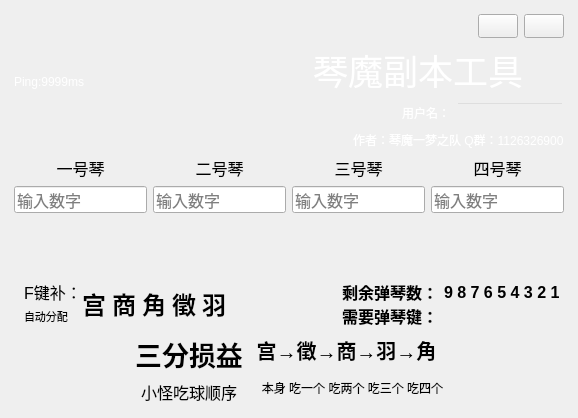
<?xml version="1.0" encoding="UTF-8"?>
<ui version="4.0">
 <class>MainWindow</class>
 <widget class="QMainWindow" name="MainWindow">
  <property name="geometry">
   <rect>
    <x>0</x>
    <y>0</y>
    <width>578</width>
    <height>387</height>
   </rect>
  </property>
  <property name="mouseTracking">
   <bool>true</bool>
  </property>
  <property name="windowTitle">
   <string>琴魔副本工具</string>
  </property>
  <widget class="QWidget" name="centralwidget">
   <property name="mouseTracking">
    <bool>true</bool>
   </property>
   <layout class="QVBoxLayout" name="verticalLayout_5" stretch="0,1,0,1,0">
    <property name="leftMargin">
     <number>14</number>
    </property>
    <property name="topMargin">
     <number>14</number>
    </property>
    <property name="rightMargin">
     <number>14</number>
    </property>
    <property name="bottomMargin">
     <number>14</number>
    </property>
    <item>
     <layout class="QHBoxLayout" name="horizontalLayout_7" stretch="1,0">
      <item>
       <widget class="QLabel" name="label">
        <property name="font">
         <font>
          <pointsize>9</pointsize>
         </font>
        </property>
        <property name="styleSheet">
         <string notr="true">color: rgb(255, 255, 255);</string>
        </property>
        <property name="text">
         <string>Ping:9999ms</string>
        </property>
       </widget>
      </item>
      <item>
       <layout class="QVBoxLayout" name="verticalLayout_10">
        <item>
         <layout class="QHBoxLayout" name="horizontalLayout_11" stretch="1,0,0">
          <item>
           <spacer name="horizontalSpacer">
            <property name="orientation">
             <enum>Qt::Horizontal</enum>
            </property>
            <property name="sizeHint" stdset="0">
             <size>
              <width>0</width>
              <height>0</height>
             </size>
            </property>
           </spacer>
          </item>
          <item>
           <widget class="QPushButton" name="pushButton">
            <property name="sizePolicy">
             <sizepolicy hsizetype="Fixed" vsizetype="Fixed">
              <horstretch>0</horstretch>
              <verstretch>0</verstretch>
             </sizepolicy>
            </property>
            <property name="minimumSize">
             <size>
              <width>0</width>
              <height>24</height>
             </size>
            </property>
            <property name="styleSheet">
             <string notr="true">QPushButton{border-image: url(:/new/prefix1/min.png);}
QPushButton:hover{border-image: url(:/new/prefix1/min_hover.png);}
QPushButton:pressed{border-image: url(:/new/prefix1/min_pressed.png);}
</string>
            </property>
            <property name="text">
             <string/>
            </property>
           </widget>
          </item>
          <item>
           <widget class="QPushButton" name="pushButton_3">
            <property name="sizePolicy">
             <sizepolicy hsizetype="Minimum" vsizetype="Minimum">
              <horstretch>0</horstretch>
              <verstretch>0</verstretch>
             </sizepolicy>
            </property>
            <property name="minimumSize">
             <size>
              <width>0</width>
              <height>24</height>
             </size>
            </property>
            <property name="styleSheet">
             <string notr="true">QPushButton{border-image: url(:/new/prefix1/close.png);}
QPushButton:hover{border-image: url(:/new/prefix1/close_hover.png);}
QPushButton:pressed{border-image:url(:/new/prefix1/close_pressed.png);}</string>
            </property>
            <property name="text">
             <string/>
            </property>
           </widget>
          </item>
         </layout>
        </item>
        <item>
         <widget class="QLabel" name="label_26">
          <property name="font">
           <font>
            <pointsize>26</pointsize>
           </font>
          </property>
          <property name="styleSheet">
           <string notr="true">color: rgb(255, 255, 255);</string>
          </property>
          <property name="text">
           <string>琴魔副本工具</string>
          </property>
         </widget>
        </item>
        <item>
         <layout class="QHBoxLayout" name="horizontalLayout_8">
          <item>
           <spacer name="horizontalSpacer_8">
            <property name="orientation">
             <enum>Qt::Horizontal</enum>
            </property>
            <property name="sizeHint" stdset="0">
             <size>
              <width>40</width>
              <height>20</height>
             </size>
            </property>
           </spacer>
          </item>
          <item>
           <widget class="QLabel" name="label_11">
            <property name="styleSheet">
             <string notr="true">color: rgb(255, 255, 255);</string>
            </property>
            <property name="text">
             <string>用户名：</string>
            </property>
           </widget>
          </item>
          <item>
           <widget class="DoubleClickLineEdit" name="lineEdit_5">
            <property name="styleSheet">
             <string notr="true">background-color: rgba(255, 255, 255, 0);
color: rgb(255, 255, 255);</string>
            </property>
            <property name="maxLength">
             <number>10</number>
            </property>
            <property name="readOnly">
             <bool>true</bool>
            </property>
           </widget>
          </item>
         </layout>
        </item>
        <item>
         <layout class="QHBoxLayout" name="horizontalLayout_10">
          <item>
           <spacer name="horizontalSpacer_7">
            <property name="orientation">
             <enum>Qt::Horizontal</enum>
            </property>
            <property name="sizeHint" stdset="0">
             <size>
              <width>40</width>
              <height>20</height>
             </size>
            </property>
           </spacer>
          </item>
          <item>
           <widget class="QLabel" name="label_27">
            <property name="styleSheet">
             <string notr="true">color: rgb(255, 255, 255);</string>
            </property>
            <property name="text">
             <string>作者：琴魔一梦之队 Q群：1126326900</string>
            </property>
           </widget>
          </item>
         </layout>
        </item>
       </layout>
      </item>
     </layout>
    </item>
    <item>
     <layout class="QHBoxLayout" name="horizontalLayout_6" stretch="0">
      <item>
       <layout class="QHBoxLayout" name="horizontalLayout_3">
        <item>
         <layout class="QVBoxLayout" name="verticalLayout_6">
          <item>
           <widget class="QLabel" name="label_22">
            <property name="font">
             <font>
              <pointsize>12</pointsize>
             </font>
            </property>
            <property name="text">
             <string>一号琴</string>
            </property>
            <property name="alignment">
             <set>Qt::AlignCenter</set>
            </property>
           </widget>
          </item>
          <item>
           <widget class="QLineEdit" name="lineEdit">
            <property name="font">
             <font>
              <pointsize>12</pointsize>
             </font>
            </property>
            <property name="acceptDrops">
             <bool>false</bool>
            </property>
            <property name="inputMethodHints">
             <set>Qt::ImhHiddenText</set>
            </property>
            <property name="placeholderText">
             <string>输入数字</string>
            </property>
           </widget>
          </item>
         </layout>
        </item>
        <item>
         <layout class="QVBoxLayout" name="verticalLayout_7">
          <item>
           <widget class="QLabel" name="label_23">
            <property name="font">
             <font>
              <pointsize>12</pointsize>
             </font>
            </property>
            <property name="text">
             <string>二号琴</string>
            </property>
            <property name="alignment">
             <set>Qt::AlignCenter</set>
            </property>
           </widget>
          </item>
          <item>
           <widget class="QLineEdit" name="lineEdit_2">
            <property name="font">
             <font>
              <pointsize>12</pointsize>
             </font>
            </property>
            <property name="acceptDrops">
             <bool>true</bool>
            </property>
            <property name="inputMethodHints">
             <set>Qt::ImhHiddenText</set>
            </property>
            <property name="placeholderText">
             <string>输入数字</string>
            </property>
           </widget>
          </item>
         </layout>
        </item>
        <item>
         <layout class="QVBoxLayout" name="verticalLayout_8">
          <item>
           <widget class="QLabel" name="label_24">
            <property name="font">
             <font>
              <pointsize>12</pointsize>
             </font>
            </property>
            <property name="text">
             <string>三号琴</string>
            </property>
            <property name="alignment">
             <set>Qt::AlignCenter</set>
            </property>
           </widget>
          </item>
          <item>
           <widget class="QLineEdit" name="lineEdit_3">
            <property name="font">
             <font>
              <pointsize>12</pointsize>
             </font>
            </property>
            <property name="acceptDrops">
             <bool>true</bool>
            </property>
            <property name="inputMethodHints">
             <set>Qt::ImhHiddenText</set>
            </property>
            <property name="placeholderText">
             <string>输入数字</string>
            </property>
           </widget>
          </item>
         </layout>
        </item>
        <item>
         <layout class="QVBoxLayout" name="verticalLayout_9">
          <item>
           <widget class="QLabel" name="label_25">
            <property name="font">
             <font>
              <pointsize>12</pointsize>
             </font>
            </property>
            <property name="text">
             <string>四号琴</string>
            </property>
            <property name="alignment">
             <set>Qt::AlignCenter</set>
            </property>
           </widget>
          </item>
          <item>
           <widget class="QLineEdit" name="lineEdit_4">
            <property name="font">
             <font>
              <pointsize>12</pointsize>
             </font>
            </property>
            <property name="acceptDrops">
             <bool>true</bool>
            </property>
            <property name="inputMethodHints">
             <set>Qt::ImhHiddenText</set>
            </property>
            <property name="placeholderText">
             <string>输入数字</string>
            </property>
           </widget>
          </item>
         </layout>
        </item>
       </layout>
      </item>
     </layout>
    </item>
    <item>
     <widget class="QWidget" name="widget" native="true">
      <layout class="QHBoxLayout" name="horizontalLayout_5">
       <property name="leftMargin">
        <number>0</number>
       </property>
       <property name="topMargin">
        <number>0</number>
       </property>
       <property name="rightMargin">
        <number>0</number>
       </property>
       <property name="bottomMargin">
        <number>0</number>
       </property>
       <item>
        <widget class="ColorLabel" name="label_7">
         <property name="font">
          <font>
           <pointsize>12</pointsize>
          </font>
         </property>
         <property name="text">
          <string>&#10;&#10;</string>
         </property>
         <property name="textFormat">
          <enum>Qt::AutoText</enum>
         </property>
        </widget>
       </item>
       <item>
        <widget class="ColorLabel" name="label_8">
         <property name="font">
          <font>
           <pointsize>12</pointsize>
          </font>
         </property>
         <property name="text">
          <string>&#10;&#10;</string>
         </property>
         <property name="textFormat">
          <enum>Qt::AutoText</enum>
         </property>
        </widget>
       </item>
       <item>
        <widget class="ColorLabel" name="label_9">
         <property name="font">
          <font>
           <pointsize>12</pointsize>
          </font>
         </property>
         <property name="text">
          <string>&#10;&#10;</string>
         </property>
         <property name="textFormat">
          <enum>Qt::AutoText</enum>
         </property>
        </widget>
       </item>
       <item>
        <widget class="ColorLabel" name="label_10">
         <property name="font">
          <font>
           <pointsize>12</pointsize>
          </font>
         </property>
         <property name="text">
          <string>&#10;&#10;</string>
         </property>
         <property name="textFormat">
          <enum>Qt::AutoText</enum>
         </property>
        </widget>
       </item>
      </layout>
     </widget>
    </item>
    <item>
     <layout class="QHBoxLayout" name="horizontalLayout_9">
      <item>
       <layout class="QHBoxLayout" name="horizontalLayout" stretch="0,0,0,0,0,0,0,0,0,0">
        <property name="spacing">
         <number>0</number>
        </property>
        <item>
         <layout class="QVBoxLayout" name="verticalLayout_4" stretch="1,1">
          <property name="spacing">
           <number>0</number>
          </property>
          <property name="leftMargin">
           <number>10</number>
          </property>
          <property name="topMargin">
           <number>0</number>
          </property>
          <property name="bottomMargin">
           <number>0</number>
          </property>
          <item>
           <widget class="QLabel" name="label_15">
            <property name="font">
             <font>
              <pointsize>12</pointsize>
             </font>
            </property>
            <property name="text">
             <string>F键补：</string>
            </property>
           </widget>
          </item>
          <item>
           <widget class="QLabel" name="label_14">
            <property name="font">
             <font>
              <pointsize>8</pointsize>
             </font>
            </property>
            <property name="text">
             <string>自动分配</string>
            </property>
           </widget>
          </item>
         </layout>
        </item>
        <item alignment="Qt::AlignVCenter">
         <widget class="ColorLabel" name="label_2">
          <property name="font">
           <font>
            <family>Arial</family>
            <pointsize>18</pointsize>
            <weight>75</weight>
            <bold>true</bold>
           </font>
          </property>
          <property name="contextMenuPolicy">
           <enum>Qt::DefaultContextMenu</enum>
          </property>
          <property name="text">
           <string>宫</string>
          </property>
         </widget>
        </item>
        <item>
         <spacer name="horizontalSpacer_3">
          <property name="orientation">
           <enum>Qt::Horizontal</enum>
          </property>
          <property name="sizeType">
           <enum>QSizePolicy::Minimum</enum>
          </property>
          <property name="sizeHint" stdset="0">
           <size>
            <width>6</width>
            <height>0</height>
           </size>
          </property>
         </spacer>
        </item>
        <item alignment="Qt::AlignVCenter">
         <widget class="ColorLabel" name="label_3">
          <property name="font">
           <font>
            <family>Arial</family>
            <pointsize>18</pointsize>
            <weight>75</weight>
            <bold>true</bold>
           </font>
          </property>
          <property name="contextMenuPolicy">
           <enum>Qt::DefaultContextMenu</enum>
          </property>
          <property name="toolTip">
           <string>&lt;html&gt;&lt;head/&gt;&lt;body&gt;&lt;p&gt;&lt;img src=&quot;:/new/prefix1/pic.png&quot;/&gt;&lt;/p&gt;&lt;/body&gt;&lt;/html&gt;</string>
          </property>
          <property name="text">
           <string>商</string>
          </property>
         </widget>
        </item>
        <item>
         <spacer name="horizontalSpacer_4">
          <property name="orientation">
           <enum>Qt::Horizontal</enum>
          </property>
          <property name="sizeType">
           <enum>QSizePolicy::Minimum</enum>
          </property>
          <property name="sizeHint" stdset="0">
           <size>
            <width>6</width>
            <height>0</height>
           </size>
          </property>
         </spacer>
        </item>
        <item alignment="Qt::AlignVCenter">
         <widget class="ColorLabel" name="label_4">
          <property name="font">
           <font>
            <family>Arial</family>
            <pointsize>18</pointsize>
            <weight>75</weight>
            <bold>true</bold>
           </font>
          </property>
          <property name="contextMenuPolicy">
           <enum>Qt::DefaultContextMenu</enum>
          </property>
          <property name="text">
           <string>角</string>
          </property>
         </widget>
        </item>
        <item>
         <spacer name="horizontalSpacer_5">
          <property name="orientation">
           <enum>Qt::Horizontal</enum>
          </property>
          <property name="sizeType">
           <enum>QSizePolicy::Minimum</enum>
          </property>
          <property name="sizeHint" stdset="0">
           <size>
            <width>6</width>
            <height>0</height>
           </size>
          </property>
         </spacer>
        </item>
        <item alignment="Qt::AlignVCenter">
         <widget class="ColorLabel" name="label_5">
          <property name="font">
           <font>
            <family>Arial</family>
            <pointsize>18</pointsize>
            <weight>75</weight>
            <bold>true</bold>
           </font>
          </property>
          <property name="contextMenuPolicy">
           <enum>Qt::DefaultContextMenu</enum>
          </property>
          <property name="text">
           <string>徵</string>
          </property>
         </widget>
        </item>
        <item>
         <spacer name="horizontalSpacer_6">
          <property name="orientation">
           <enum>Qt::Horizontal</enum>
          </property>
          <property name="sizeType">
           <enum>QSizePolicy::Minimum</enum>
          </property>
          <property name="sizeHint" stdset="0">
           <size>
            <width>6</width>
            <height>0</height>
           </size>
          </property>
         </spacer>
        </item>
        <item alignment="Qt::AlignVCenter">
         <widget class="ColorLabel" name="label_6">
          <property name="font">
           <font>
            <family>Arial</family>
            <pointsize>18</pointsize>
            <weight>75</weight>
            <bold>true</bold>
           </font>
          </property>
          <property name="contextMenuPolicy">
           <enum>Qt::DefaultContextMenu</enum>
          </property>
          <property name="text">
           <string>羽</string>
          </property>
         </widget>
        </item>
       </layout>
      </item>
      <item>
       <spacer name="horizontalSpacer_2">
        <property name="orientation">
         <enum>Qt::Horizontal</enum>
        </property>
        <property name="sizeHint" stdset="0">
         <size>
          <width>0</width>
          <height>0</height>
         </size>
        </property>
       </spacer>
      </item>
      <item>
       <layout class="QHBoxLayout" name="horizontalLayout_4" stretch="6,10">
        <item>
         <layout class="QVBoxLayout" name="verticalLayout_2">
          <property name="spacing">
           <number>0</number>
          </property>
          <item>
           <widget class="QLabel" name="label_16">
            <property name="font">
             <font>
              <pointsize>12</pointsize>
              <weight>75</weight>
              <bold>true</bold>
             </font>
            </property>
            <property name="text">
             <string>剩余弹琴数：</string>
            </property>
           </widget>
          </item>
          <item>
           <widget class="QLabel" name="label_17">
            <property name="font">
             <font>
              <pointsize>12</pointsize>
              <weight>75</weight>
              <bold>true</bold>
             </font>
            </property>
            <property name="toolTip">
             <string>&lt;html&gt;&lt;head/&gt;&lt;body&gt;&lt;p&gt;按ctrl+数字键盘12345，来对应琴魔头顶的宫商角徵羽&lt;/p&gt;&lt;/body&gt;&lt;/html&gt;</string>
            </property>
            <property name="text">
             <string>需要弹琴键：</string>
            </property>
           </widget>
          </item>
         </layout>
        </item>
        <item>
         <layout class="QVBoxLayout" name="verticalLayout">
          <property name="spacing">
           <number>0</number>
          </property>
          <item>
           <widget class="QLabel" name="label_12">
            <property name="font">
             <font>
              <pointsize>12</pointsize>
              <weight>75</weight>
              <bold>true</bold>
             </font>
            </property>
            <property name="text">
             <string>9 8 7 6 5 4 3 2 1 </string>
            </property>
           </widget>
          </item>
          <item>
           <widget class="QLabel" name="label_13">
            <property name="font">
             <font>
              <pointsize>12</pointsize>
              <weight>75</weight>
              <bold>true</bold>
             </font>
            </property>
            <property name="text">
             <string/>
            </property>
           </widget>
          </item>
         </layout>
        </item>
       </layout>
      </item>
     </layout>
    </item>
    <item>
     <widget class="QWidget" name="widget_2" native="true">
      <layout class="QHBoxLayout" name="horizontalLayout_2">
       <property name="leftMargin">
        <number>0</number>
       </property>
       <property name="topMargin">
        <number>0</number>
       </property>
       <property name="rightMargin">
        <number>0</number>
       </property>
       <property name="bottomMargin">
        <number>0</number>
       </property>
       <item>
        <spacer name="horizontalSpacer_9">
         <property name="orientation">
          <enum>Qt::Horizontal</enum>
         </property>
         <property name="sizeHint" stdset="0">
          <size>
           <width>40</width>
           <height>20</height>
          </size>
         </property>
        </spacer>
       </item>
       <item>
        <layout class="QVBoxLayout" name="verticalLayout_11">
         <item>
          <widget class="QLabel" name="label_18">
           <property name="font">
            <font>
             <pointsize>20</pointsize>
             <weight>75</weight>
             <bold>true</bold>
            </font>
           </property>
           <property name="text">
            <string>三分损益</string>
           </property>
           <property name="alignment">
            <set>Qt::AlignCenter</set>
           </property>
          </widget>
         </item>
         <item>
          <widget class="QLabel" name="label_19">
           <property name="font">
            <font>
             <pointsize>12</pointsize>
            </font>
           </property>
           <property name="text">
            <string>小怪吃球顺序</string>
           </property>
           <property name="alignment">
            <set>Qt::AlignCenter</set>
           </property>
          </widget>
         </item>
        </layout>
       </item>
       <item>
        <layout class="QVBoxLayout" name="verticalLayout_12">
         <item>
          <widget class="QLabel" name="label_20">
           <property name="font">
            <font>
             <pointsize>15</pointsize>
             <weight>75</weight>
             <bold>true</bold>
            </font>
           </property>
           <property name="text">
            <string>宫→徵→商→羽→角</string>
           </property>
           <property name="alignment">
            <set>Qt::AlignCenter</set>
           </property>
          </widget>
         </item>
         <item>
          <widget class="QLabel" name="label_21">
           <property name="text">
            <string>　本身 吃一个 吃两个 吃三个 吃四个</string>
           </property>
           <property name="alignment">
            <set>Qt::AlignCenter</set>
           </property>
          </widget>
         </item>
        </layout>
       </item>
       <item>
        <spacer name="horizontalSpacer_10">
         <property name="orientation">
          <enum>Qt::Horizontal</enum>
         </property>
         <property name="sizeHint" stdset="0">
          <size>
           <width>40</width>
           <height>20</height>
          </size>
         </property>
        </spacer>
       </item>
      </layout>
     </widget>
    </item>
   </layout>
  </widget>
  <action name="action">
   <property name="text">
    <string>显示日志</string>
   </property>
  </action>
  <action name="action1">
   <property name="checkable">
    <bool>true</bool>
   </property>
   <property name="text">
    <string>隐藏任务栏</string>
   </property>
  </action>
  <action name="action2">
   <property name="checkable">
    <bool>true</bool>
   </property>
   <property name="text">
    <string>隐藏补琴人</string>
   </property>
  </action>
  <action name="action3">
   <property name="checkable">
    <bool>true</bool>
   </property>
   <property name="text">
    <string>隐藏打怪提示</string>
   </property>
  </action>
 </widget>
 <customwidgets>
  <customwidget>
   <class>ColorLabel</class>
   <extends>QLabel</extends>
   <header location="global">colorlabel.h</header>
  </customwidget>
  <customwidget>
   <class>DoubleClickLineEdit</class>
   <extends>QLineEdit</extends>
   <header location="global">doubleclicklineedit.h</header>
  </customwidget>
 </customwidgets>
 <resources/>
 <connections>
  <connection>
   <sender>pushButton_3</sender>
   <signal>clicked()</signal>
   <receiver>MainWindow</receiver>
   <slot>close()</slot>
   <hints>
    <hint type="sourcelabel">
     <x>500</x>
     <y>28</y>
    </hint>
    <hint type="destinationlabel">
     <x>266</x>
     <y>167</y>
    </hint>
   </hints>
  </connection>
  <connection>
   <sender>pushButton</sender>
   <signal>clicked()</signal>
   <receiver>MainWindow</receiver>
   <slot>showMinimized()</slot>
   <hints>
    <hint type="sourcelabel">
     <x>424</x>
     <y>28</y>
    </hint>
    <hint type="destinationlabel">
     <x>266</x>
     <y>167</y>
    </hint>
   </hints>
  </connection>
 </connections>
</ui>
